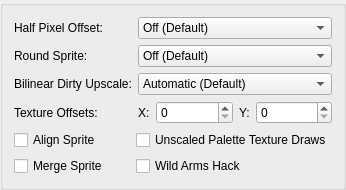
     <widget class="QGroupBox" name="upscalingFixesTab">
      <attribute name="title">
       <string>Upscaling Fixes</string>
      </attribute>
      <layout class="QFormLayout" name="upscalingFixesLayout">
       <item row="0" column="0">
        <widget class="QLabel" name="label_14">
         <property name="text">
          <string>Half Pixel Offset:</string>
         </property>
        </widget>
       </item>
       <item row="0" column="1">
        <widget class="QComboBox" name="halfPixelOffset">
         <item>
          <property name="text">
           <string>Off (Default)</string>
          </property>
         </item>
         <item>
          <property name="text">
           <string>Normal (Vertex)</string>
          </property>
         </item>
         <item>
          <property name="text">
           <string>Special (Texture)</string>
          </property>
         </item>
         <item>
          <property name="text">
           <string>Special (Texture - Aggressive)</string>
          </property>
         </item>
         <item>
          <property name="text">
           <string>Align To Native</string>
          </property>
         </item>
        </widget>
       </item>
       <item row="1" column="0">
        <widget class="QLabel" name="label_15">
         <property name="text">
          <string>Round Sprite:</string>
         </property>
        </widget>
       </item>
       <item row="1" column="1">
        <widget class="QComboBox" name="roundSprite">
         <item>
          <property name="text">
           <string>Off (Default)</string>
          </property>
         </item>
         <item>
          <property name="text">
           <string>Half</string>
          </property>
         </item>
         <item>
          <property name="text">
           <string>Full</string>
          </property>
         </item>
        </widget>
       </item>
       <item row="3" column="0">
        <widget class="QLabel" name="textureOffsetLabel">
         <property name="text">
          <string>Texture Offsets:</string>
         </property>
        </widget>
       </item>
       <item row="3" column="1">
        <layout class="QHBoxLayout" name="textureOffsetLayout" stretch="0,1,0,1">
         <item>
          <widget class="QLabel" name="textureOffsetXLabel">
           <property name="text">
            <string>X:</string>
           </property>
          </widget>
         </item>
         <item>
          <widget class="QSpinBox" name="textureOffsetX">
           <property name="maximum">
            <number>1000</number>
           </property>
          </widget>
         </item>
         <item>
          <widget class="QLabel" name="textureOffsetYLabel">
           <property name="text">
            <string>Y:</string>
           </property>
          </widget>
         </item>
         <item>
          <widget class="QSpinBox" name="textureOffsetY">
           <property name="maximum">
            <number>1000</number>
           </property>
          </widget>
         </item>
        </layout>
       </item>
       <item row="4" column="0" colspan="2">
        <layout class="QGridLayout" name="gridLayout_3">
         <item row="0" column="0">
          <widget class="QCheckBox" name="alignSprite">
           <property name="text">
            <string>Align Sprite</string>
           </property>
          </widget>
         </item>
         <item row="0" column="1">
          <widget class="QCheckBox" name="nativePaletteDraw">
           <property name="text">
            <string>Unscaled Palette Texture Draws</string>
           </property>
          </widget>
         </item>
         <item row="1" column="1">
          <widget class="QCheckBox" name="wildHack">
           <property name="text">
            <string extracomment="Wild Arms: name of a game series. Leave as-is or use an official translation.">Wild Arms Hack</string>
           </property>
          </widget>
         </item>
         <item row="1" column="0">
          <widget class="QCheckBox" name="mergeSprite">
           <property name="text">
            <string>Merge Sprite</string>
           </property>
          </widget>
         </item>
        </layout>
       </item>
       <item row="2" column="0">
        <widget class="QLabel" name="label_7">
         <property name="text">
          <string>Bilinear Dirty Upscale:</string>
         </property>
        </widget>
       </item>
       <item row="2" column="1">
        <widget class="QComboBox" name="bilinearHack">
         <item>
          <property name="text">
           <string>Automatic (Default)</string>
          </property>
         </item>
         <item>
          <property name="text">
           <string>Force Bilinear</string>
          </property>
         </item>
         <item>
          <property name="text">
           <string>Force Nearest</string>
          </property>
         </item>
        </widget>
       </item>
      </layout>
     </widget>
